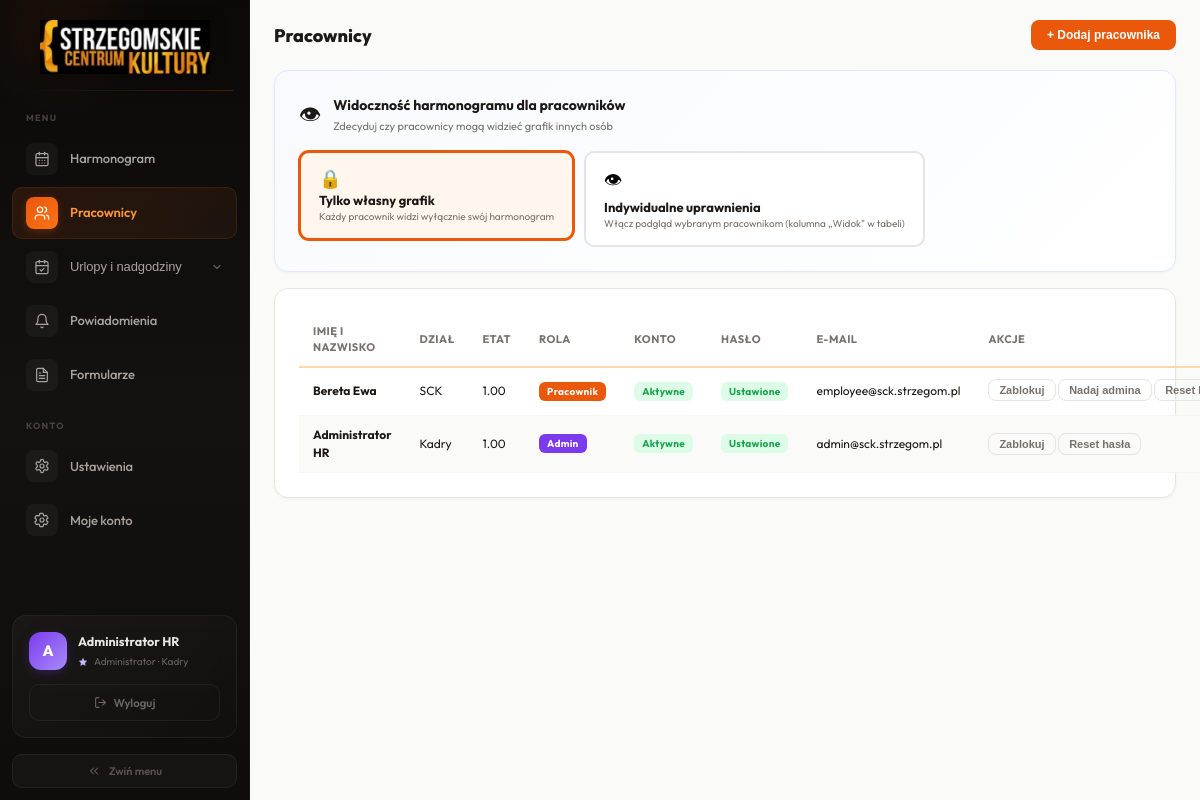
Screenshot of /cgi-bin/employees.php (signed in) with the database file from the repository.
### tables this page shows
CREATE TABLE IF NOT EXISTS `users` (
    `id` INT AUTO_INCREMENT PRIMARY KEY,
    `email` VARCHAR(191) NOT NULL,
    `password` VARCHAR(255) NOT NULL DEFAULT '',
    `full_name` VARCHAR(191) NOT NULL,
    `job_title` VARCHAR(191) NOT NULL DEFAULT '',
    `department` VARCHAR(100) NOT NULL DEFAULT 'SCK',
    `employment_fraction` DECIMAL(3,2) NOT NULL DEFAULT 1.00,
    `role` ENUM('admin','employee') NOT NULL DEFAULT 'employee',
    `active` TINYINT(1) NOT NULL DEFAULT 1,
    `must_change_password` TINYINT(1) NOT NULL DEFAULT 1,
    `can_view_all` TINYINT(1) NOT NULL DEFAULT 0,
    `created_at` TIMESTAMP DEFAULT CURRENT_TIMESTAMP,
    `updated_at` TIMESTAMP DEFAULT CURRENT_TIMESTAMP ON UPDATE CURRENT_TIMESTAMP,
    UNIQUE KEY `uq_email` (`email`)
);

### cgi-bin/includes/db.php (called while the page is built, shortened)
<?php
function get_db(): PDO {
    static $pdo = null;
    if ($pdo === null) {
        $dsn = 'mysql:host=' . DB_HOST . ';dbname=' . DB_NAME . ';charset=' . DB_CHARSET;
        $pdo = new PDO($dsn, DB_USER, DB_PASS, [
            PDO::ATTR_ERRMODE            => PDO::ERRMODE_EXCEPTION,
            PDO::ATTR_DEFAULT_FETCH_MODE => PDO::FETCH_ASSOC,
            PDO::ATTR_EMULATE_PREPARES   => false,
        ]);
    }
    return $pdo;
}

### cgi-bin/includes/auth.php (called while the page is built, shortened)
<?php
require_once __DIR__ . '/db.php';
function current_user(): ?array {
    static $user = false;
    if ($user === false) {
        $stmt = get_db()->prepare('SELECT * FROM users WHERE id = ? AND active = 1');
        $stmt->execute([$_SESSION['user_id']]);
        $user = $stmt->fetch() ?: null;
    }
    return $user;
}
function require_login(): array {
    $u = current_user();
    return $u;
}
function require_admin(): array {
    $u = require_login();
    return $u;
}
function is_admin(): bool {
    $u = current_user();
    return $u && $u['role'] === 'admin';
}
function h(string $s): string {
    return htmlspecialchars($s, ENT_QUOTES, 'UTF-8');
}

### cgi-bin/includes/functions.php (called while the page is built, shortened)
<?php
function get_all_users(): array {
    return get_db()->query("SELECT * FROM users WHERE id > 0 ORDER BY role DESC, active DESC, full_name")->fetchAll();
}
function get_setting(string $key, string $default = ''): string {
    $stmt = get_db()->prepare('SELECT setting_value FROM settings WHERE setting_key=?');
    $stmt->execute([$key]);
    $row = $stmt->fetch();
    return $row ? $row['setting_value'] : $default;
}

### cgi-bin/employees.php (the view, shortened to what this page needs)
<?php
require_once __DIR__ . '/includes/layout.php';
$user = require_admin();
$all = get_all_users();
$globalViewMode = get_setting('employee_view_mode', 'own');
layout_start('Pracownicy');
?>
<div class="page-head"><h2>Pracownicy</h2>
<button class="btn btn-primary" onclick="document.getElementById('am').style.display='flex'">+ Dodaj pracownika</button></div>
<div class="card settings-card">
    <div class="settings-head">
        <span class="settings-icon">👁</span>
        <div>
            <strong>Widoczność harmonogramu dla pracowników</strong>
            <div class="settings-desc">Zdecyduj czy pracownicy mogą widzieć grafik innych osób</div>
        </div>
    </div>
    <div class="settings-opts">
        <form method="post" style="display:inline"><?=csrf_field()?><input type="hidden" name="action" value="global_view"><input type="hidden" name="mode" value="own">
            <button class="settings-btn <?=$globalViewMode==='own'?'settings-btn-act':''?>">
                <span class="settings-btn-icon">🔒</span>
                <span class="settings-btn-label">Tylko własny grafik</span>
                <span class="settings-btn-desc">Każdy pracownik widzi wyłącznie swój harmonogram</span>
            </button>
        </form>
        <form method="post" style="display:inline"><?=csrf_field()?><input type="hidden" name="action" value="global_view"><input type="hidden" name="mode" value="individual">
            <button class="settings-btn <?=$globalViewMode==='individual'?'settings-btn-act':''?>">
                <span class="settings-btn-icon">👁</span>
                <span class="settings-btn-label">Indywidualne uprawnienia</span>
                <span class="settings-btn-desc">Włącz podgląd wybranym pracownikom (kolumna „Widok" w tabeli)</span>
            </button>
        </form>
    </div>
</div>
<div class="card">
<table class="dtable">
<thead><tr><th>Imię i nazwisko</th><th>Dział</th><th>Etat</th><th>Rola</th><?php if($globalViewMode==='individual'):?><th>Widok</th><?php endif;?><th>Konto</th><th>Hasło</th><th>E-mail</th><th>Akcje</th></tr></thead>
<tbody>
<?php foreach($all as $e): ?>
<tr>
    <td><strong><?=h($e['full_name'])?></strong></td>
    <td><?=h($e['department'])?></td>
    <td><?=$e['employment_fraction']?></td>
    <td><span class="badge <?=$e['role']==='admin'?'badge-admin':'badge-emp'?>"><?=$e['role']==='admin'?'Admin':'Pracownik'?></span></td>
    <td><span class="badge <?=$e['active']?'badge-ok':'badge-danger'?>"><?=$e['active']?'Aktywne':'Zablokowane'?></span></td>
    <td><span class="badge <?=$e['must_change_password']?'badge-warn':'badge-ok'?>"><?=$e['must_change_password']?'Tymczasowe':'Ustawione'?></span></td>
    <td class="text-muted tsm"><?=h($e['email'])?></td>
    <td class="act-cell">
        <form method="post" style="display:inline"><?=csrf_field()?><input type="hidden" name="action" value="toggle"><input type="hidden" name="uid" value="<?=$e['id']?>">
        <button class="btn btn-sm btn-ghost"><?=$e['active']?'Zablokuj':'Aktywuj'?></button></form>
        <?php if($e['id']!==$user['id']): ?>
        <form method="post" style="display:inline" onsubmit="return confirm('<?=$e['role']==='admin'?'Odebrać uprawnienia administratora?':'Nadać uprawnienia administratora?'?>')">
        <button class="btn btn-sm btn-ghost <?=$e['role']==='admin'?'btn-warn':''?>"><?=$e['role']==='admin'?'Odbierz admina':'Nadaj admina'?></button></form>
        <?php endif; ?>
        <form method="post" style="display:inline" onsubmit="return confirm('Zresetować hasło?')"><?=csrf_field()?><input type="hidden" name="action" value="reset_password"><input type="hidden" name="uid" value="<?=$e['id']?>">
        <button class="btn btn-sm btn-ghost">Reset hasła</button></form>
    </td>
</tr>
<?php endforeach; ?>
</tbody></table></div>
<?php layout_end(); ?>

### cgi-bin/includes/layout.php (shortened to what this page needs)
<?php
require_once __DIR__ . '/auth.php';
require_once __DIR__ . '/functions.php';
function layout_start(string $title = ''): void {
    $user = current_user();
?><!DOCTYPE html>
<html lang="pl">
<head>
<link rel="stylesheet" href="assets/style.css">
</head>
<body>
<?php if ($user): ?>
<div class="app" id="app">
<nav class="sidebar" id="sidebar">
    <div class="sb-brand">
        <div class="sb-brand-inner">
            <img src="assets/logo_white.png" alt="Strzegomskie Centrum Kultury" class="sb-logo-img">
        </div>
        <div class="sb-shimmer"></div>
    </div>
    <div class="sb-nav">
        <div class="sb-section"><span>Menu</span></div>
        <a href="schedule.php" class="nav-btn <?= basename($_SERVER['SCRIPT_NAME'])==='schedule.php'?'act':'' ?>">
            <span class="nav-icon"></span>
            <span class="nav-label"><?= is_admin()?'Harmonogram':'Mój grafik' ?></span>
        </a>
        <?php if (is_admin()): ?>
        <a href="employees.php" class="nav-btn <?= basename($_SERVER['SCRIPT_NAME'])==='employees.php'?'act':'' ?>">
            <span class="nav-icon"><svg width="16" height="16" viewBox="0 0 24 24" fill="none" stroke="currentColor" stroke-width="1.8" stroke-linecap="round" stroke-linejoin="round"><path d="M16 21v-2a4 4 0 0 0-4-4H6a4 4 0 0 0-4 4v2"/><circle cx="9" cy="7" r="4"/><path d="M22 21v-2a4 4 0 0 0-3-3.87"/><path d="M16 3.13a4 4 0 0 1 0 7.75"/></svg></span>
            <span class="nav-label">Pracownicy</span>
        </a>
        <?php endif; ?>
        <?php
            $lbPage = basename($_SERVER['SCRIPT_NAME'])==='leave_balances.php';
            $lbActive = $lbPage;
        ?>
        <?php if (is_admin()): ?>
        <div class="nav-group <?=$lbActive?'nav-group-open':''?>">
            <button class="nav-btn nav-group-btn <?=$lbActive?'act':''?>" onclick="this.parentElement.classList.toggle('nav-group-open')">
                <span class="nav-icon"><svg width="16" height="16" viewBox="0 0 24 24" fill="none" stroke="currentColor" stroke-width="1.8" stroke-linecap="round" stroke-linejoin="round"><path d="M8 2v4"/><path d="M16 2v4"/><rect width="18" height="18" x="3" y="4" rx="2"/><path d="M3 10h18"/><path d="M9 16l2 2 4-4"/></svg></span>
                <span class="nav-label">Urlopy i nadgodziny</span>
                <svg class="nav-chevron" width="12" height="12" viewBox="0 0 24 24" fill="none" stroke="currentColor" stroke-width="2.5" stroke-linecap="round" stroke-linejoin="round"><polyline points="6 9 12 15 18 9"/></svg>
            </button>
        </div>
        <?php endif; ?>
        <a href="notifications.php" class="nav-btn <?= basename($_SERVER['SCRIPT_NAME'])==='notifications.php'?'act':'' ?>">
            <span class="nav-icon"><svg width="16" height="16" viewBox="0 0 24 24" fill="none" stroke="currentColor" stroke-width="1.8" stroke-linecap="round" stroke-linejoin="round"><path d="M6 8a6 6 0 0 1 12 0c0 7 3 9 3 9H3s3-2 3-9"/><path d="M10.3 21a1.94 1.94 0 0 0 3.4 0"/></svg></span>
            <span class="nav-label">Powiadomienia</span>
        </a>
        <?php $formsVisible = get_setting('forms_visible', '1') === '1'; ?>
        <?php if ($formsVisible || is_admin()): ?>
        <?php $fmActive = in_array(basename($_SERVER['SCRIPT_NAME']), ['forms.php','form_wifi.php','form_overtime.php','form_leave.php']); ?>
        <a href="forms.php" class="nav-btn <?=$fmActive?'act':''?>">
            <span class="nav-icon"></span>
            <span class="nav-label">Formularze</span>
        </a>
        <?php endif; ?>
        <div class="sb-section"><span>Konto</span></div>
        <?php if (is_admin()): ?>
        <a href="settings.php" class="nav-btn <?= basename($_SERVER['SCRIPT_NAME'])==='settings.php'?'act':'' ?>">
            <span class="nav-icon"></span>
            <span class="nav-label">Ustawienia</span>
        </a>
        <?php endif; ?>
        <a href="profile.php" class="nav-btn <?= basename($_SERVER['SCRIPT_NAME'])==='profile.php'?'act':'' ?>">
            <span class="nav-icon"></span>
            <span class="nav-label">Moje konto</span>
        </a>
    </div>
    <div class="sb-footer">
        <div class="sb-card">
            <div class="sb-user">
                <div class="sb-avatar <?=$user['role']==='admin'?'sb-avatar-admin':'sb-avatar-emp'?>"><?=mb_substr($user['full_name'],0,1)?></div>
                <div class="sb-user-info">
                    <div class="sb-user-name"><?= h($user['full_name']) ?></div>
                    <div class="sb-user-role">
                        <?php if($user['role']==='admin'):?><svg width="10" height="10" viewBox="0 0 24 24" fill="currentColor" style="color:#c4b5fd;margin-right:2px;vertical-align:-1px"><path d="M12 2L15.09 8.26L22 9.27L17 14.14L18.18 21.02L12 17.77L5.82 21.02L7 14.14L2 9.27L8.91 8.26L12 2Z"/></svg><?php endif;?>
                        <?= $user['role']==='admin'?'Administrator':'Pracownik' ?> · <?= h($user['department']) ?>
                    </div>
                </div>
            </div>
            <a href="logout.php" class="sb-logout">
                <svg width="13" height="13" viewBox="0 0 24 24" fill="none" stroke="currentColor" stroke-width="2" stroke-linecap="round" stroke-linejoin="round"><path d="M9 21H5a2 2 0 0 1-2-2V5a2 2 0 0 1 2-2h4"/><polyline points="16 17 21 12 16 7"/><line x1="21" x2="9" y1="12" y2="12"/></svg>
                <span class="nav-label">Wyloguj</span>
            </a>
        </div>
    </div>
    <div class="sb-collapse-wrap">
        <button class="sb-collapse-btn" id="sbToggle" onclick="toggleSidebar()" title="Zwiń menu">
            <svg width="14" height="14" viewBox="0 0 24 24" fill="none" stroke="currentColor" stroke-width="2" stroke-linecap="round" stroke-linejoin="round" class="collapse-icon"><polyline points="11 17 6 12 11 7"/><polyline points="18 17 13 12 18 7"/></svg>
            <span class="nav-label">Zwiń menu</span>
        </button>
    </div>
</nav>
<main class="content">
<?php endif; ?>
<?php }
function layout_end(): void { if (current_user()): ?>
</main></div>
<?php endif; ?>
</body></html>
<?php } ?>

### rows the page displays
users: full_name "A", full_name "Administrator HR", department "Kadry", employment_fraction "1.00", role "Admin", active "Aktywne", must_change_password "Ustawione", email "admin@sck.strzegom.pl"
users: full_name "Bereta Ewa", department "SCK", employment_fraction "1.00", role "Pracownik", active "Aktywne", must_change_password "Ustawione", email "employee@sck.strzegom.pl"
